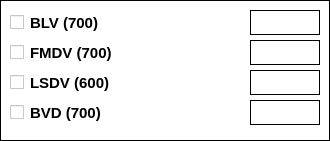
   <widget class="QFrame" name="box_bov">
    <property name="geometry">
     <rect>
      <x>700</x>
      <y>570</y>
      <width>330</width>
      <height>141</height>
     </rect>
    </property>
    <property name="styleSheet">
     <string>border: 1px solid black; background-color: white;</string>
    </property>
    <property name="frameShape">
     <enum>QFrame::Shape::Box</enum>
    </property>
    <widget class="QCheckBox" name="c_bv1">
     <property name="geometry">
      <rect>
       <x>10</x>
       <y>10</y>
       <width>230</width>
       <height>25</height>
      </rect>
     </property>
     <property name="font">
      <font>
       <pointsize>11</pointsize>
       <bold>true</bold>
      </font>
     </property>
     <property name="styleSheet">
      <string>border: none;</string>
     </property>
     <property name="text">
      <string>BLV (700)</string>
     </property>
    </widget>
    <widget class="QLineEdit" name="e_bv1">
     <property name="geometry">
      <rect>
       <x>250</x>
       <y>10</y>
       <width>70</width>
       <height>25</height>
      </rect>
     </property>
    </widget>
    <widget class="QCheckBox" name="c_bv2">
     <property name="geometry">
      <rect>
       <x>10</x>
       <y>40</y>
       <width>230</width>
       <height>25</height>
      </rect>
     </property>
     <property name="font">
      <font>
       <pointsize>11</pointsize>
       <bold>true</bold>
      </font>
     </property>
     <property name="styleSheet">
      <string>border: none;</string>
     </property>
     <property name="text">
      <string>FMDV (700)</string>
     </property>
    </widget>
    <widget class="QLineEdit" name="e_bv2">
     <property name="geometry">
      <rect>
       <x>250</x>
       <y>40</y>
       <width>70</width>
       <height>25</height>
      </rect>
     </property>
    </widget>
    <widget class="QCheckBox" name="c_bv3">
     <property name="geometry">
      <rect>
       <x>10</x>
       <y>70</y>
       <width>230</width>
       <height>25</height>
      </rect>
     </property>
     <property name="font">
      <font>
       <pointsize>11</pointsize>
       <bold>true</bold>
      </font>
     </property>
     <property name="styleSheet">
      <string>border: none;</string>
     </property>
     <property name="text">
      <string>LSDV (600)</string>
     </property>
    </widget>
    <widget class="QLineEdit" name="e_bv3">
     <property name="geometry">
      <rect>
       <x>250</x>
       <y>70</y>
       <width>70</width>
       <height>25</height>
      </rect>
     </property>
    </widget>
    <widget class="QCheckBox" name="c_bv4">
     <property name="geometry">
      <rect>
       <x>10</x>
       <y>100</y>
       <width>230</width>
       <height>25</height>
      </rect>
     </property>
     <property name="font">
      <font>
       <pointsize>11</pointsize>
       <bold>true</bold>
      </font>
     </property>
     <property name="styleSheet">
      <string>border: none;</string>
     </property>
     <property name="text">
      <string>BVD (700)</string>
     </property>
    </widget>
    <widget class="QLineEdit" name="e_bv4">
     <property name="geometry">
      <rect>
       <x>250</x>
       <y>100</y>
       <width>70</width>
       <height>25</height>
      </rect>
     </property>
    </widget>
   </widget>
